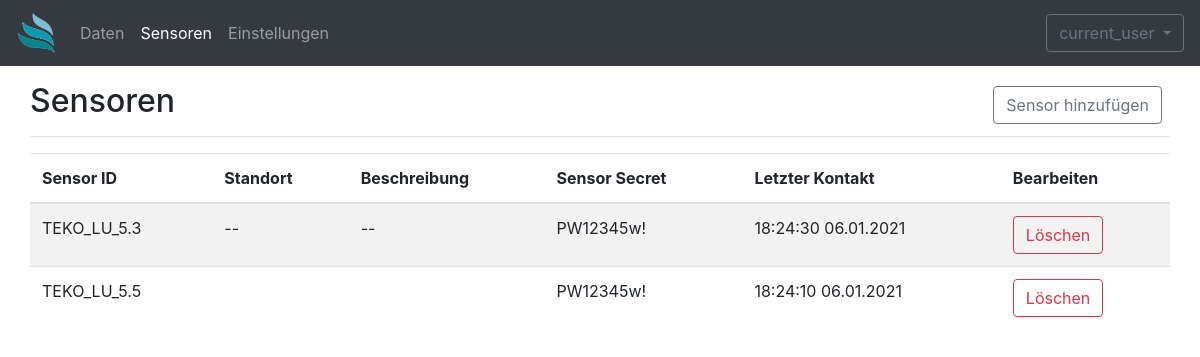
Page /sensors (signed in) on the earlier database version.
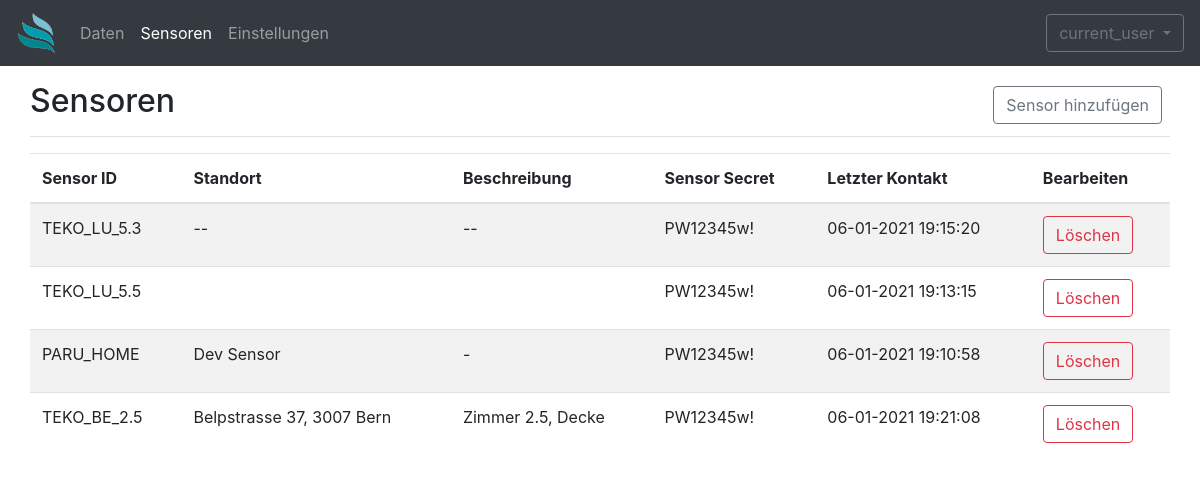
Same page on the later database version.
### app.py (models this page shows)
class dbSensors(db.Model):
    id = db.Column(db.Integer, primary_key=True)
    sensorid = db.Column(db.String(10), nullable=False)
    sensorsecret = db.Column(db.String(10), nullable=False)
    sensordata = db.relationship('dbSenData', backref='sendata', lazy=True)
    lastseen = db.Column(db.String(20))
    location = db.Column(db.String(50))
    description = db.Column(db.Text)

### app.py (the view)
@app.route('/sensors', methods=['GET'])
@login_required
def sensors():
    return render_template('sensors.html', sensors=dbSensors.query.all())

### app.py (called while the page is built)
@login_manager.user_loader
def load_user(user_id):
    return dbUsers.query.get(int(user_id))

### templates/sensors.html (shortened to what this page needs)
{% extends 'base.html' %}
{% block body %}
{% set error = request.args.get('error') %}
<div class="container-fluid">
    <main role="main" class="col-md">
        <div
            class="d-flex justify-content-between flex-wrap flex-md-nowrap align-items-center pt-3 pb-2 mb-3 border-bottom">
            <h1 class="h2">Sensoren</h1>
            <div class="btn-toolbar mb-2 mb-md-0">
                <div class="btn-group mr-2">
                    <button type="button" class="btn btn btn-outline-secondary" data-toggle="modal"
                        data-target="#addSensor">
                        Sensor hinzufügen
                    </button>
                </div>
            </div>
        </div>
        <div class="table-responsive">
            <table class="table table-striped table">
                <thead>
                    <tr>
                        <th>Sensor ID</th>
                        <th>Standort</th>
                        <th>Beschreibung</th>
                        <th>Sensor Secret</th>
                        <th>Letzter Kontakt</th>
                        <th>Bearbeiten</th>
                    </tr>
                </thead>
                <tbody>
                    {% for x in sensors %}
                    <tr>
                        <td>{{ x.sensorid }}</td>
                        <td>{{ x.location }}</td>
                        <td>{{ x.description}}</td>
                        <td>{{ x.sensorsecret }}</td>
                        <td>{{ x.lastseen }}</td>
                        <td>
                            <button type="button" class="btn btn-outline-danger" data-toggle="modal"
                                data-target="#deleteSensor" data-sensorid="{{ x.sensorid }}">
                                Löschen
                            </button>
                        </td>
                    </tr>
                    {% endfor %}
                </tbody>
            </table>
        </div>
    </main>
</div>
{% endblock %}

### templates/base.html (shortened to what this page needs)
<!DOCTYPE html>
<html lang="de">
<head>
    <link rel="stylesheet" href="https://cdn.jsdelivr.net/npm/bootstrap@4.5.3/dist/css/bootstrap.min.css"
>
</head>
<body>
    <nav class="navbar navbar-expand navbar-dark bg-dark">
        <a class="navbar-brand" href="/">
            <img src="{{url_for('static', filename='Logo_trans.png')}}" width="40" height="40" />
        </a>
        <div class="collapse navbar-collapse" id="navbarsExample02">
            <ul class="navbar-nav mr-auto">
                <li class="nav-item {% if url_for(request.endpoint)=='/' %} active {%endif%}">
                    <a class="nav-link" href="/">Daten</a>
                </li>
                {% if current_user.is_authenticated %}
                <li class="nav-item {% if url_for(request.endpoint)=='/sensors' %} active {%endif%}">
                    <a class="nav-link" href="/sensors">Sensoren</a>
                </li>
                <li class="nav-item {% if url_for(request.endpoint)=='/admin' %} active {%endif%}">
                    <a class="nav-link" href="/admin">Einstellungen</a>
                </li>
                {% endif %}
            </ul>
            {% if current_user.is_authenticated %}
            <button type="button" class="btn btn-outline-secondary dropdown-toggle" data-toggle="dropdown"
                aria-haspopup="true" aria-expanded="false">
                current_user
            </button>
            {% else %}
            <button type="button" class="btn btn-info" data-toggle="modal" data-target="#loginModal">Login</button>
            {% endif %}
        </div>
    </nav>
    {% block body %} {% endblock %}
</body>
</html>

Differences in the rows shown:
changed dbSensors "TEKO_LU_5.3": lastseen "18:24:30 06.01.2021" → "06-01-2021 19:15:20"
changed dbSensors "TEKO_LU_5.5": lastseen "18:24:10 06.01.2021" → "06-01-2021 19:13:15"
added dbSensors: sensorid "PARU_HOME", location "Dev Sensor", description "-", sensorsecret "PW12345w!", lastseen "06-01-2021 19:10:58"
added dbSensors: sensorid "TEKO_BE_2.5", location "Belpstrasse 37, 3007 Bern", description "Zimmer 2.5, Decke", sensorsecret "PW12345w!", lastseen "06-01-2021 19:21:08"
